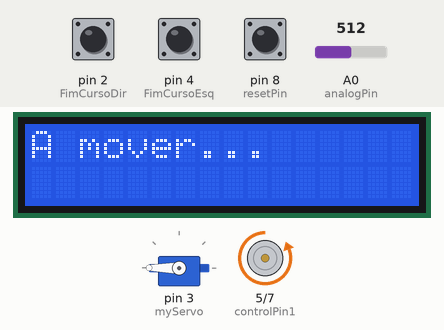
This sketch was run on a simulated Arduino Uno, built with avr-gcc and run on an emulated ATmega328P. Shown: 16×2 character LCD, servo, motor-driver pin pairs drawn as motors (green arrow = first pin HIGH = forward, orange = second pin HIGH = backward, longer = more drive, scaled by the enable pin). The test bench sets the inputs (shaded band); at power-on: pin 4 (FimCursoEsq) HIGH, A0 (analogPin) = 512, pin 2 (FimCursoDir) HIGH, pin 8 (resetPin) HIGH. Random numbers use the default seed unless the sketch sets one; what the sketch prints to the serial monitor is not drawn.

Above: at 0.8 s.
0.9 s: pin 4 (FimCursoEsq) pulled LOW for 0.15 s
At 2.1 s:
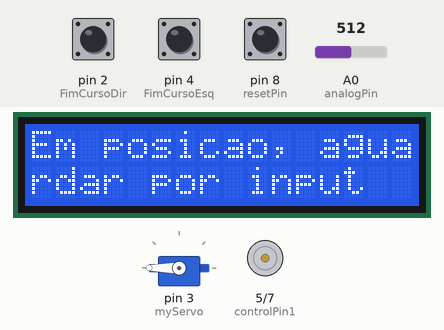
2.5 s: A0 (analogPin) set to 731
4.8 s: A0 (analogPin) set to 759
At 7.0 s:
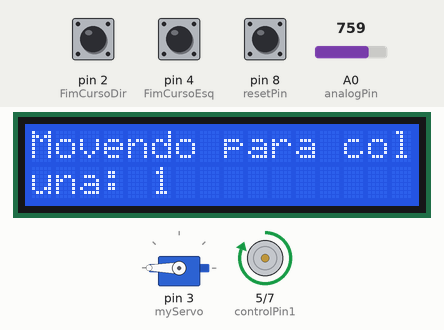
Timing chart, 0 to 8.5 s (numbered marks = the images above; inputs shaded):
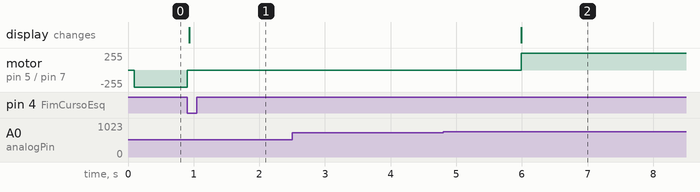

The sketch:

Connect_four_25_5_25_v2.ino
```cpp
#include <Servo.h>
#include <Wire.h>
#include <LiquidCrystal_I2C.h>

#define ROWS 6
#define COLS 7
#define TOTAL_CELLS (ROWS * COLS)

bool gameEnded = false; // flag para detecao de vitoria, serva para evitar que o microcontrolador empanque na verificaçao
volatile bool resetRequested = false; //sinal para reset

typedef struct {
  int position;
  int state; // 0 = Empty, 1 = Player, 2 = Bot
} Cell;

typedef struct {
  Cell board[TOTAL_CELLS];
} Connect4;

Connect4 game;
//hardware, servomotor e lcd
Servo myServo;
LiquidCrystal_I2C lcd(0x27, 16, 2);


//Funçao: Wrapper do output serial para que seja possivel transmitir info para o lcd
//a saida vai para serial output e para o ecra ao mesmo tempo,
// logo nao e preciso chamar serial print
void displayMessage(const String& message, bool clearFirst = true) {
  Serial.println(message);
  if (clearFirst) lcd.clear();
  lcd.setCursor(0, 0);

  // se a mensagem for maior que 16 carateres, separar em duas linhas
  if (message.length() <= 16) {
    lcd.print(message);
  } else {
    lcd.print(message.substring(0, 16));
    lcd.setCursor(0, 1);
    lcd.print(message.substring(16, 32));
  }
}


//initializacao, o objetivo : zerar todas a celulas
void init_board(Connect4* game) {
	for (int i = 0; i < TOTAL_CELLS; ++i) {
		game->board[i].position = i;
		game->board[i].state = 0;
	}
}


//colocar uma peca
int drop_disc(Connect4* game, int player, int col) {
	if (col < 0 || col >= COLS) return -1; // se a coluna for um valor valido
	for (int row = ROWS - 1; row >= 0; row--) { //este loop serva para assegurar que a peca fica na posicao mais baixa que estiver livre
		int idx = row * COLS + col;
		if (game->board[idx].state == 0) {
			game->board[idx].state = player;
			return idx; //retorna a posicao onde a peca foi colocada
		}
	}
	return -1; // Coluna cheia
}

//retornar o estado de uma celula, util se for necessario a outras funcionalidade  lererm o estdo da matriz ie: um bot
int get_cell_state(Connect4* game, int pos) {
	if (pos < 0 || pos >= TOTAL_CELLS) return -1;
	return game->board[pos].state;
}
//funçao: a coluna esta livre se o indice to topo for menor que o maximo del inhas
bool existe_coluna_livre(Connect4* game, int col) {
  if (col < 0 || col >= COLS) return false;
  int topIndex = 0 * COLS + col;
  return game->board[topIndex].state == 0;
}
//funçao: retornar as colunas disponiveis
int get_available_columns(Connect4* game, int* output) {
  int count = 0;
  for (int col = 0; col < COLS; col++) {
    if (existe_coluna_livre(game, col)) {
      output[count] = col;
      count++;
    }
  }
  return count; // retorna o nr de colunas abertas
}

//funçao: retorna uma representaçao visual da matriz na porta serial
void print_board_state(Connect4* game) {
  Serial.println("Estado atual do tabuleiro:");
  for (int r = 0; r < ROWS; r++) {
    for (int c = 0; c < COLS; c++) {
      int idx = r * COLS + c;
      int state = get_cell_state(game, idx);
      if (state == 0) Serial.print(". ");
      else if (state == 1) Serial.print("X ");
      else if (state == 2) Serial.print("O ");
    }
    Serial.println();
  }
  Serial.println();
}

//verificar se alguem ganhou
bool check_winner(Connect4* game, int player) {
	int directions[4][2] = {{0,1},{1,0},{1,1},{1,-1}};

	/*
		estes valores representam Deltas das diferentes dirrecoes em que e possivel ganhar
		{0,1} horizontal(a mover para direita, linha mantem, coluna aumenta);
		{1,0} vertical(a mover para baixo, lina aumanta coluna mantem);
		{1,1} diagonal ED(coluna e linha aumentam);
		{1,-1} diagonal DE(linha aumenta, coluna diminui);
	*/

	//verifica todas as celulas para o estado(a quem pertencem)
	for (int row = 0; row < ROWS; row++) {
		for (int col = 0; col < COLS; col++) {
			int start = row * COLS + col;
			if (game->board[start].state != player) continue;

			//verificar a direcao atraves do Delta com a celula anterior
			for (int d = 0; d < 4; d++) {
				int dr = directions[d][0];
				int dc = directions[d][1];
				int count = 1; //a peca que foi colocada conta como #1

				// de seguida percorrer as  3 celulas seguintes em cada direcao
				for (int step = 1; step < 4; step++) {
					int nr = row + dr * step;
					int nc = col + dc * step;

					if (nr < 0 || nr >= ROWS || nc < 0 || nc >= COLS) break;// validacao dee limites

					int idx = nr * COLS + nc; // valor convertido para ser legivel na matriz
					if (game->board[idx].state == player) count++; // a peca pertenca ao mesmo jogador
					else break;
				}

				if (count == 4) return true; //vitoria atingida
			}
		}
	}

return false; // ninguem ganhou..por agora
}

// Verificacao de possibilidade ganhar
/* 	Esta funcao e opcional
	objectivo aqui e determinar se ainda existem estados onde e possivle ganhar, sem ter de esperar que mais pecas sejam jogadas

*/
bool has_possible_win_line(Connect4* game, int player) {
	int directions[4][2] = {{0,1},{1,0},{1,1},{1,-1}};  //Deltas


	// percorrer a matriz
	for (int row = 0; row < ROWS; row++) {
		for (int col = 0; col < COLS; col++) {
			for (int d = 0; d < 4; d++) {
				int dr = directions[d][0];
				int dc = directions[d][1];
				int valid_cells = 0; // uma "celula valida", representa uma celula que pertence ao jogador chamado na funcao ou um celula vazia
				bool conflict = false; //true se encontrar uma celula que pertenca ao oponente numa das direcoes validas

				// le as 3 celulas seguintes ate chegar
				for (int step = 0; step < 4; step++) {
					int nr = row + dr * step;
					int nc = col + dc * step;
					if (nr < 0 || nr >= ROWS || nc < 0 || nc >= COLS) { //para evitar sair da matriz
						conflict = true;
						break;
					}
					int idx = nr * COLS + nc;
					int state = game->board[idx].state;

					if (state == 0 || state == player) { //celula vazia ou pertence ao jogador
						valid_cells++;
					} else {
						conflict = true; //celula do oponente
						break;
					}
				}

				if (!conflict && valid_cells == 4) return true; //se nao encontrou conflitos e  encontrousequencias onde e possivel alinhar 4
			}
		}
	}
	return false; //nao existem estados possiveis de ganhar
}

//detecao de empates usa a funcao acima para ler estados possiveis
bool is_draw(Connect4* game) {
	// A matriz esta cheia?
	bool full = true;
	for (int i = 0; i < TOTAL_CELLS; i++) {
		if (game->board[i].state == 0) {
			full = false;
			break;
		}
	}
	if (full) return true;

	// verifica se ainda existem estados onde um jogador pode ganhar
	if (!has_possible_win_line(game, 1) && !has_possible_win_line(game, 2)) {
		return true; //a matriz nao tem combinacoes vitoriosas para nenhum dos jogadores
	}

	return false; //nao e empate, continuar
}

const int analogPin = A0;
const int analogPinLCD_1 = A4;
const int analogPinLCD_2 = A5;

const int controlPin1 = 5;
const int controlPin2 = 7;
const int enablePin = 6;
const int resetPin = 8;

const int FimCursoEsq = 4;   //
const int FimCursoDir = 2;   //


// Definiçoes de escada
struct ButtonThreshold {
  const char* name;
  int expectedADC;
};

ButtonThreshold analogButtons[] = {
  {"Button1_10k", int(1023.0 * 100000.0 / (10000.0 + 100000.0))}, // ~931
  {"Button2_15k", int(1023.0 * 100000.0 / (15000.0 + 100000.0))}, // ~872
  {"Button3_22k", int(1023.0 * 100000.0 / (22000.0 + 100000.0))}, // ~823
  {"Button4_33k", int(1023.0 * 100000.0 / (33000.0 + 100000.0))}, // ~756
  {"Button5_47k", int(1023.0 * 100000.0 / (47000.0 + 100000.0))}, // ~685
  {"Button6_68k", int(1023.0 * 100000.0 / (68000.0 + 100000.0))}, // ~604
  {"Button7_82k", int(1023.0 * 100000.0 / (82000.0 + 100000.0))}  // ~555
};

const int thresholdMargin = 20;


// funçoes de controlo do motor DC
void move_left() {
  digitalWrite(controlPin1, LOW);
  digitalWrite(controlPin2, HIGH);
  digitalWrite(enablePin, HIGH);
}

void move_right() {
  digitalWrite(controlPin1, HIGH);
  digitalWrite(controlPin2, LOW);
  digitalWrite(enablePin, HIGH);
}
void stop_motor() {
  digitalWrite(enablePin, LOW);
}

/*Esta funçao e chamada ao inicio para assegurar a posiçao do motor */
void Init_motor()
{
  //initializaçao do motor
  stop_motor();
  displayMessage("A mover..."); //versao para uso do lcd
  move_left();
  while(digitalRead(FimCursoEsq) == HIGH)
  {
    //o motor atingiu o alvo se for necessario um atraso introduz-se aqui
  }
  stop_motor();
  //displayMessage("Em posicao, aguardar por input"); //versao para uso do lcd
}

// Funçao que espera pela entrada do jogador
int esperar_por_entrada() {
  int analogValue;
  check_reset();
  while (true) {
    analogValue = analogRead(analogPin);
    for (int i = 0; i < sizeof(analogButtons) / sizeof(ButtonThreshold); i++) {
      int expected = analogButtons[i].expectedADC;
      if (abs(analogValue - expected) <= thresholdMargin) {
        Serial.print("Botão detectado: ");
        Serial.println(analogButtons[i].name);

        // Verificar se a coluna está cheia
        if (!existe_coluna_livre(&game, i)) {
          displayMessage("Erro: coluna cheia.");
          delay(300);
          continue;  // coluna inválida, esperar nova entrada
        }

        return i; // coluna válida, retorna o índice
      }
    }
    delay(50); // debounce
  }
  check_reset();
}

// funçao: prcura saber se algum dos jogadores venceu apos cada jogador
void verificar_resultado() {
  if (check_winner(&game, 1)) {
    //Serial.println("Jogador 1 venceu!");
    displayMessage("Jogador 1 venceu!");
    gameEnded = true;
    return;
  }
  if (check_winner(&game, 2)) {
    //Serial.println("Bot venceu!");
    displayMessage("Bot venceu!");
    gameEnded = true;
    return;
  }
  if (is_draw(&game)) {
    //Serial.println("Empate!");
    displayMessage("Empate!");
    gameEnded = true;
    return;
  }
}
//logica intenra do turno do jogador
void turno_jogador() {
    if (gameEnded== false) {

  check_reset();
  displayMessage("Em posicao, aguardar por input"); //versao para uso do lcd
  int playerCol = esperar_por_entrada(); // obter coluna valida para drop_disc
  check_reset();
  int resultPlayer = drop_disc(&game, 1, playerCol);
  check_reset();
  if (resultPlayer == -1) {
    displayMessage("Erro ao jogar. coluna cheia.");
    return;
  }
  check_reset();
  print_board_state(&game);
  verificar_resultado();
  check_reset();
  if (gameEnded) return;
  delay(1000);
  }
}

//logica intenra do turno do bot
void turno_bot()
{
    check_reset();
    if (gameEnded== false) {

	//  1: Verifica se ainda existem possibilidades de vitoria
  if (!has_possible_win_line(&game, 1) && !has_possible_win_line(&game, 2)) {
    displayMessage("Empate detectado! Zero jogadas possiveis.");
    return; // parar loop
  }
  check_reset();
  // 2: Obter colunas disponiveis
  check_reset();
  int availableCols[COLS];
  int totalAvailable = get_available_columns(&game, availableCols);

  if (totalAvailable == 0) {
    displayMessage("Tabuleiro cheio! Empate.");
    return;
  }
  check_reset();
  // 3: Escolher aleatoriamente uma das colunas livres
  int botColumn = availableCols[random(0, totalAvailable)];

  String message = String("Bot escolheu a coluna: " + String(botColumn+1));
  displayMessage(message);

	// 4: realizar a jogada
  check_reset();
  move_to_column(botColumn);			// 	mover para a coluna
	soltar_peca();                 // 	soltar a peça com o servo
  voltar_para_inicio();         // 		retornar à posição inicial
  check_reset();
  // 5: Jogar
  int dropResult = drop_disc(&game, 2, botColumn);
  if (dropResult == -1) {
    displayMessage("Erro: coluna cheia."); //esta condiçao em termos praticos na odeve acontecer, se se verificar o jogo deve ser reiniciado
  }
  // debug: imprimir tabuleiro
  print_board_state(&game);

  delay(1000); // evitar loops excessivos
  }
  verificar_resultado();
  check_reset();
}

//funçao: mover o motor Dc ate a coluna alvo
void move_to_column(int targetCol) {
  if (targetCol < 0 || targetCol >= COLS) {
    Serial.println("Coluna invalida para mover.");
    return;
  }

  int matchCount = 0; // variavel de controlo para estabilidade
  const int requiredMatches = 3; // alvo para determinar que atingiu o ponto desejado de forma definitiva
  bool printMessage = true;

  while (true) {
    int analogValue = analogRead(analogPin);
    int expected = analogButtons[targetCol].expectedADC;

    if (printMessage) {
      String message = String("Movendo para coluna: " + String(targetCol+1));
      displayMessage(message);
      printMessage = false;
    }

    move_right(); // move para direita assumindo sempre que começa no FimCursoEsq

    if (abs(analogValue - expected) <= thresholdMargin) {
      matchCount++;
    } else {
      matchCount = 0; // reiniciar valor se perder o sinal
    }
		// chegou ao alvo
    if (matchCount >= requiredMatches) {
      displayMessage("Coluna ");
      displayMessage(String(targetCol));
      displayMessage(" atingida.");
      break;
    }

    if (digitalRead(FimCursoDir) == LOW) {
      Serial.println("Fim do carril atingido! Abortando movimento.");
      //Caso atingir o fim de curso, retorna para posição inicial
      voltar_para_inicio();
      printMessage = true;
    }

    delay(20); // delay para estabilidade
  }
  stop_motor();
}
//Funçao: mover o servo para posicionar e largar a peça
void soltar_peca() {
  displayMessage("A soltar a peca...");
  myServo.write(90);       // abre o mecanismo
  delay(1000);              // espera que a peça caia
  myServo.write(180);         // empurra a peça
  delay(1000);              // espera que ela esteja estável
}
//retornar a posiçao inicial apos largar a peça
void voltar_para_inicio() {
  //Serial.println("A voltar para a posicao inicial...");
  displayMessage("A voltar para a posicao inicial...");
  move_left();
  while (digitalRead(FimCursoEsq) == HIGH) {
    delay(10); // aguardar até atingir o fim de curso
  }
  stop_motor();
  displayMessage("Posicao inicial atingida.");
}
// PCINT setup for D8 (PORTB0)
void setupResetInterrupt() {
  cli();                        // desativar interrupts
  PCICR |= (1 << PCIE0);        // acionar pcint 08-13
  PCMSK0 |= (1 << PCINT0);      // Pcint D8
  sei();                        // ativar interrupts
}
ISR(PCINT0_vect) { //D8
  if (digitalRead(resetPin) == LOW) {
    resetRequested = true;
  }
}

//Funçao: reiniciar
void reset_jogo() {
  displayMessage("Reset solicitado. Reiniciar jogo...");
  init_board(&game);   // limpar matriz
  Init_motor();         // voltar ao início físico
	myServo.write(180); 		//assegurar que o servo esta no posiçao inicial
  print_board_state(&game); // opcional
  gameEnded = false;
}

void check_reset()
{
    if (resetRequested) { //tentativa de interrupt simples
    resetRequested = false;
    reset_jogo();
  }
}

void setup() {

  //initializaçao do display
  lcd.init();
  lcd.backlight();
  lcd.clear();
  lcd.setCursor(0, 0);
  lcd.print("Arranque pronto");
  //inicializaçao do servo
  myServo.attach(3);
	myServo.write(180); // pos inicial em baixo
  //porta serial para debug
  Serial.begin(9600);
  //aquisiçao de pinos
  pinMode(controlPin1, OUTPUT);
  pinMode(controlPin2, OUTPUT);
  pinMode(enablePin, OUTPUT);
  digitalWrite(enablePin, LOW);
  pinMode(FimCursoEsq, INPUT_PULLUP);
  pinMode(FimCursoDir, INPUT_PULLUP);
	pinMode(resetPin, INPUT_PULLUP);
  setupResetInterrupt();       // PCINT
	randomSeed(analogRead(A1)); // seed para selecçao aleatoria

  Init_motor(); // inicializar motor
	init_board(&game); //inicializar matriz
}

void loop()
{
	/*sequencia
		- Esperar por entrada
		- Ler estado da mesa
		- Determinar se exitem jogadas possiveis
		- procurar colunas livres
		- Selecionar coluna
		- mover motor ate atingir a coluna pretendida
		- acionar servo
		- esperar que a peça entra em posiçao
		- acionar servo(sentido oposto) para empurrar peça
		- aguardar que a peça caia
		- mover esq ate fim de curso
		- ler mesa
		- detetar vencedor?
	*/
  // Se o botão de reset for pressionado (nível baixo)

  // Verificar se reset foi pressionado
  if (gameEnded) {
    return; // Se o jogo terminou, aguardar reset
  }
  check_reset();
	// Lógica do jogo continua apenas se o jogo não acabou
  turno_jogador();// o jogador começa sempre primeiro e e referencia do como P1
	turno_bot(); //logica interna do turno do bot explicada  na sequencia acima(P2)
	verificar_resultado();  // verificaçao de segurança para o estado do jogo
  check_reset(); // verificaçao secundaria para seguranca _ opcional

}
```

Measured:
- the behaviour switches between 748 and 749 on A0 (analogPin) (found by bisection; images 1 and 2)
- after the input at 0.9 s, motor on pin 5 (controlPin1) / pin 7 (controlPin2): backward 255/255 → stopped at once; the display: changes at once (image 1)
- after the input at 2.5 s, every drawn part: stays the same
- after the input at 4.8 s, motor on pin 5 (controlPin1) / pin 7 (controlPin2): stopped → forward 255/255 after 1.2 s; the display: changes after 1.2 s (image 2)
